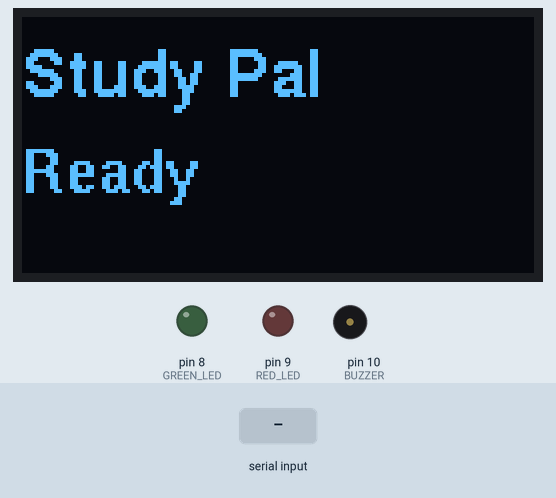
Recording of a sketch running on a simulated Arduino Uno, built with avr-gcc and run on an emulated ATmega328P. Parts: 128×64 one-colour display, output pins drawn as LEDs (lit = HIGH), buzzer (waves = sounding, pin HIGH). Dashed ring = blinking. The inputs (shaded band) are chosen by the test bench. What the sketch prints to the serial monitor is not drawn.

Above: at 1.3 s.
1.4 s: "PHONE\n" received over Serial
At 1.7 s:
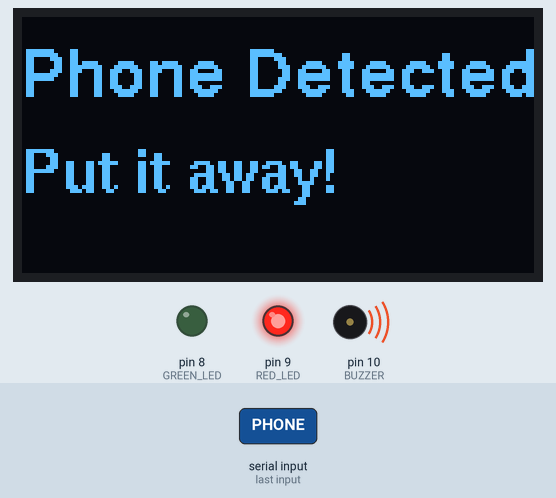
3.5 s: "FOCUS\n" received over Serial
At 4.7 s:
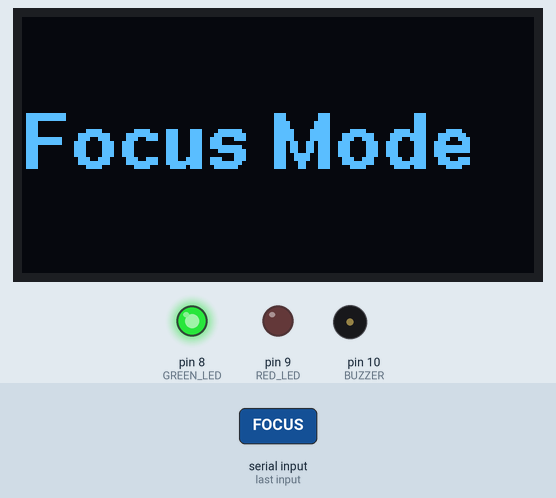
5.1 s: "BREAK\n" received over Serial
At 6.5 s:
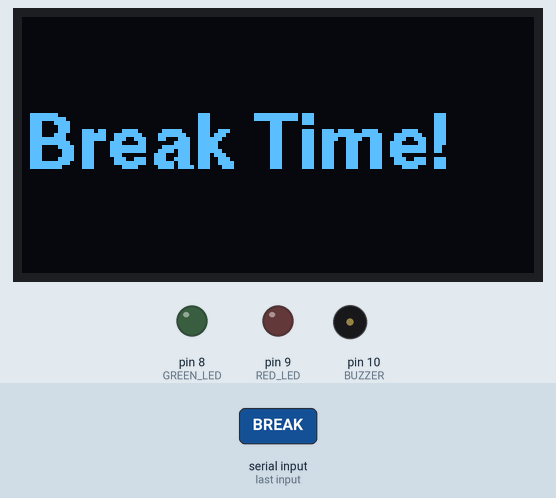
7.3 s: "AWAY\n" received over Serial
At 7.52 s:
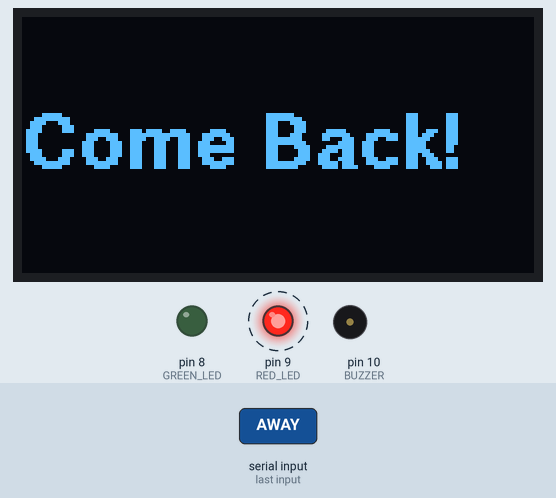
Timing chart, 0 to 10.3 s (numbered marks = the images above; inputs shaded):
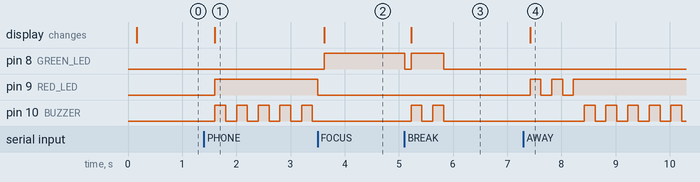

Measured:
- after the input at 1.4 s, pin 9 (RED_LED): LOW → HIGH after 0.20 s; pin 10 (BUZZER): alternates HIGH for 0.20 s and LOW for 0.20 s, starting after 0.20 s; the display: changes after 0.20 s (image 1)
- after the input at 3.5 s, pin 8 (GREEN_LED): LOW → HIGH after 0.12 s; pin 9 (RED_LED): HIGH → LOW at once; pin 10 (BUZZER): stops changing and stays LOW; the display: changes after 0.12 s (image 2)
- after the input at 5.1 s, pin 8 (GREEN_LED): HIGH → LOW at once, → HIGH 0.12 s later, → LOW 0.60 s later; pin 10 (BUZZER): alternates HIGH for 0.20 s and LOW for 0.20 s, 4 changes in all, then stays LOW, starting after 0.13 s; the display: changes after 0.13 s (image 3)
- after the input at 7.3 s, pin 9 (RED_LED): alternates HIGH for 0.20 s and LOW for 0.20 s, 5 changes in all, then stays HIGH, starting after 0.12 s; pin 10 (BUZZER): alternates HIGH for 0.20 s and LOW for 0.20 s, starting after 1.1 s; the display: changes after 0.12 s (image 4)

The sketch:

StudyPal.ino
```cpp
#include <Wire.h>
#include <U8g2lib.h>

#define GREEN_LED  8
#define RED_LED    9
#define BUZZER     10

// _2_ page buffer = 256 bytes RAM, stable I2C for SH1106

U8G2_SH1106_128X64_NONAME_2_HW_I2C u8g2(U8G2_R0, U8X8_PIN_NONE);

char    inputBuffer[32];
uint8_t inputLen = 0;

// ── Active buzzer beep state ──────────────────────────────────
// Active buzzer = 2 pins, just needs HIGH/LOW. tone() is wrong for this.
int           beepsLeft      = 0;
bool          continuousBeep = false;  // true = repeat forever (AWAY, PHONE)
bool          beepPhaseOn    = false;  // true = buzzer currently HIGH
unsigned long beepPhaseTime  = 0;
#define BEEP_ON_MS  200
#define BEEP_OFF_MS 200

// ── AWAY blink sequence ───────────────────────────────────────
bool          awayBlinking = false;
int           blinkHalf    = 0;        // 0-5 = 3 full blinks
unsigned long blinkTime    = 0;

// ── BREAK: turn green off after last beep ────────────────────
bool greenOffAfterBeep = false;

// ─────────────────────────────────────────────────────────────
void allOff() {
  digitalWrite(GREEN_LED, LOW);
  digitalWrite(RED_LED,   LOW);
  digitalWrite(BUZZER, LOW);  // active buzzer: LOW = silent

  beepsLeft         = 0;
  continuousBeep    = false;
  beepPhaseOn       = false;
  awayBlinking      = false;
  greenOffAfterBeep = false;
}

// ─────────────────────────────────────────────────────────────
// Counted beeps (BREAK 2x) — stops after count
void startBeeps(int count) {
  beepsLeft      = count;
  continuousBeep = false;
  beepPhaseOn    = true;
  beepPhaseTime  = millis();
  digitalWrite(BUZZER, HIGH);
}

// Repeating beeps forever (AWAY, PHONE) — stops only when allOff() is called
void startContinuousBeep() {
  continuousBeep = true;
  beepsLeft      = 0;
  beepPhaseOn    = true;
  beepPhaseTime  = millis();
  digitalWrite(BUZZER, HIGH);
}

void startAwayBlink() {
  awayBlinking = true;
  blinkHalf    = 0;
  blinkTime    = millis() - 200; // fire first toggle immediately
}

// ─────────────────────────────────────────────────────────────
void updateBlink() {
  if (!awayBlinking) return;
  if (millis() - blinkTime < 200) return;

  blinkTime = millis();
  digitalWrite(RED_LED, (blinkHalf % 2 == 0) ? HIGH : LOW);
  blinkHalf++;

  if (blinkHalf >= 6) {
    awayBlinking = false;
    digitalWrite(RED_LED, HIGH);  // latch red on
    startContinuousBeep();        // beep repeatedly until allOff()
  }
}

void updateBeep() {
  if (!continuousBeep && beepsLeft <= 0) return;

  if (beepPhaseOn) {
    // Buzzer ON phase — turn off after BEEP_ON_MS
    if (millis() - beepPhaseTime >= BEEP_ON_MS) {
      digitalWrite(BUZZER, LOW);
      beepPhaseOn   = false;
      beepPhaseTime = millis();
      if (!continuousBeep) {
        beepsLeft--;
        if (beepsLeft == 0 && greenOffAfterBeep) {
          digitalWrite(GREEN_LED, LOW);
          greenOffAfterBeep = false;
        }
      }
    }
  } else {
    // Gap phase — start next beep after BEEP_OFF_MS
    if (millis() - beepPhaseTime >= BEEP_OFF_MS) {
      if (continuousBeep || beepsLeft > 0) {
        digitalWrite(BUZZER, HIGH);
        beepPhaseOn   = true;
        beepPhaseTime = millis();
      }
    }
  }
}

// ─────────────────────────────────────────────────────────────
// showMessage always called BEFORE activating LEDs/buzzer
// so the I2C update isn't disrupted by power draw
void showMessage(const char* line1, const char* line2) {
  u8g2.firstPage();
  do {
    if (line2 && line2[0] != '\0') {
      u8g2.setFont(u8g2_font_helvB12_tr);
      u8g2.setCursor(0, 20);
      u8g2.print(line1);
      u8g2.setFont(u8g2_font_helvB10_tr);
      u8g2.setCursor(0, 44);
      u8g2.print(line2);
    } else {
      u8g2.setFont(u8g2_font_helvB14_tr);
      u8g2.setCursor(0, 38);
      u8g2.print(line1);
    }
  } while (u8g2.nextPage());
}

// ─────────────────────────────────────────────────────────────
void handleCommand(const char* cmd) {
  Serial.print("[RX] ");
  Serial.println(cmd);

  if (strcmp(cmd, "FOCUS") == 0) {
    allOff();
    showMessage("Focus Mode", "");
    digitalWrite(GREEN_LED, HIGH);
    Serial.println("[FOCUS] Green ON | Red OFF | Buzzer OFF");
  }
  else if (strcmp(cmd, "PHONE") == 0) {
    allOff();
    showMessage("Phone Detected", "Put it away!");
    digitalWrite(RED_LED, HIGH);
    startContinuousBeep();
    Serial.println("[PHONE] Red ON | Buzzer continuous");
  }
  else if (strcmp(cmd, "AWAY") == 0) {
    allOff();
    showMessage("Come Back!", "");
    // Green OFF — allOff() handled it
    startAwayBlink();  // red blinks x3 → latches ON → buzzer ON continuous
    Serial.println("[AWAY] Red blink x3 -> ON | Buzzer ON");
  }
  else if (strcmp(cmd, "BREAK") == 0) {
    allOff();
    showMessage("Break Time!", "");
    // Red OFF — allOff() handled it
    digitalWrite(GREEN_LED, HIGH);
    greenOffAfterBeep = true;
    startBeeps(2);
    Serial.println("[BREAK] Green ON->OFF after 2 beeps | Red OFF");
  }
  else {
    Serial.print("[UNKNOWN] ");
    Serial.println(cmd);
  }
}

// ─────────────────────────────────────────────────────────────
void setup() {
  Serial.begin(9600);
  pinMode(GREEN_LED, OUTPUT);
  pinMode(RED_LED,   OUTPUT);
  pinMode(BUZZER,    OUTPUT);
  allOff();
  u8g2.begin();
  showMessage("Study Pal", "Ready");
  Serial.println("[BOOT] Study Pal ready.");
}

void loop() {
  while (Serial.available()) {
    char c = (char)Serial.read();
    if (c == '\n' || c == '\r') {
      if (inputLen > 0) {
        inputBuffer[inputLen] = '\0';
        handleCommand(inputBuffer);
        inputLen = 0;
      }
    } else if (inputLen < 31) {
      inputBuffer[inputLen++] = c;
    }
  }

  updateBlink();
  updateBeep();
}
```
